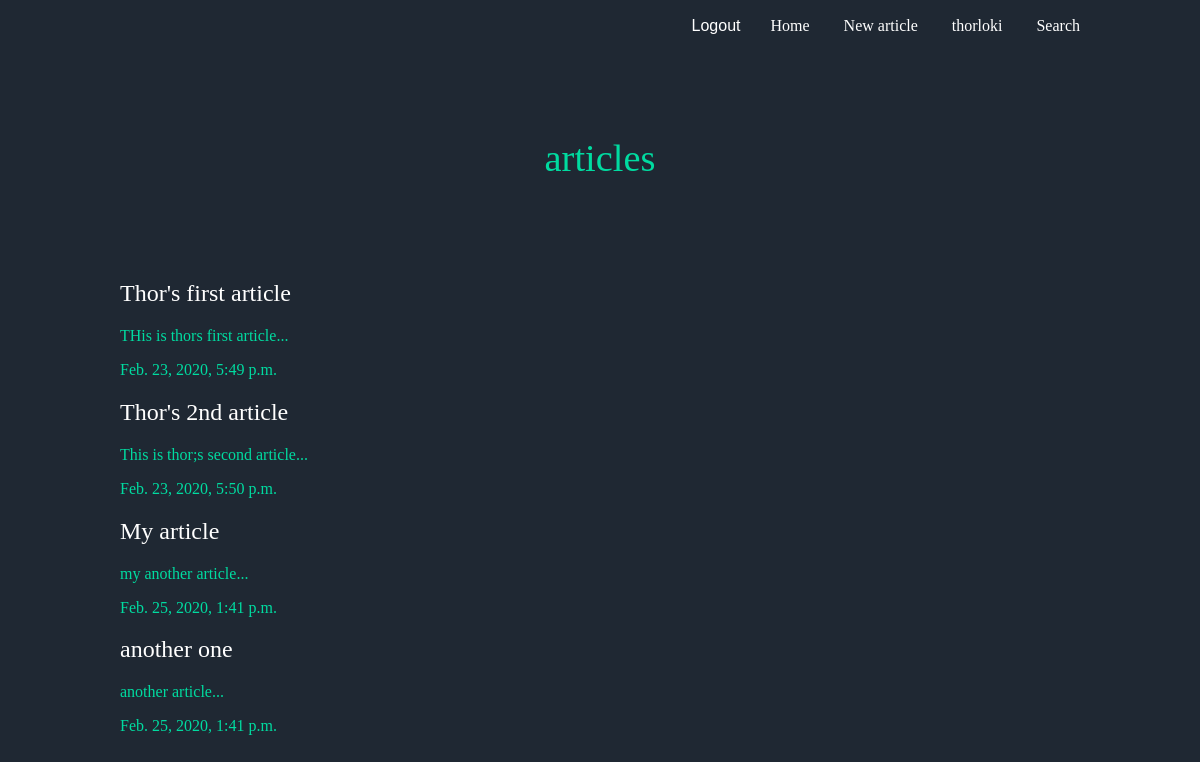
Page /articles/my_articles (signed in) on the committed database.
### articles/models.py (models this page shows)
class Article(models.Model):
    title = models.CharField(max_length=100)
    slug = models.SlugField()
    body = models.TextField()
    date = models.DateTimeField(auto_now_add=True)
    thumb = models.ImageField(default="default.png",blank=True)
    author = models.ForeignKey(User,default=None,on_delete=models.PROTECT)
    type = models.CharField(max_length=20)
    def __str__(self):
        return self.title
    def snippet(self):
        return self.body[:50] + "..."

### articles/views.py (the view)
# urls.py: path('my_articles',views.my_articles,name = 'my_articles'),
def my_articles(request):
    articles = Article.objects.filter(author=request.user)
    print(articles)
    return render(request, "articles/my_article.html",{'article':articles})

### articles/templates/articles/my_article.html
{% extends 'base_layout.html' %}
{% block content %}
<h1>articles  </h1>
<div class="wrapper">
        {% for article in article%}
            <div class="wrapper">
                <h2> <a href="{% url 'articles:detail' slug=article.slug %}"> {{article.title}}</a> </h2>
                <p>{{article.snippet}} </p>
                <p>{{article.date}} </p>
            </div>
        {% endfor %}
    </div>
{% endblock %}

### templates/base_layout.html (shortened to what this page needs)
{% load static %}
<!DOCTYPE html>
<html lang="en">
<head>
</head>
    <div class="wrapper">
        <nav>
            <ul>
                {% if user.is_authenticated%}
                <li>
                    <form class="logout-link" action="{% url 'accounts:logout'%}" method="post">
                        <button type="submit">Logout</button>
                    </form>
                </li>
                <li>
                    <a href="{% url 'articles:list' %}"> Home </a>
                    <a href="{% url 'articles:create' %}" style="margin-left: 30px">New article</a>
                    <a href="{% url 'articles:my_articles' %}" style="margin-left: 30px">{{ request.user.username}}</a>
                    <a href="{% url 'articles:search'  %}" style="margin-left: 30px"> Search</a>
                </li>
                {% else %}
                <li>
                    <a href="{% url 'accounts:login' %}">Login</a>
                     <a href="{% url 'accounts:signup' %}" style="margin-left: 30px">Signup</a>
                </li>
                {% endif %}
            </ul>
        </nav>
        {% block content%}
        {% endblock content%}
    </div>
</html>

### rows in the picture
Article: title "Thor's first article", snippet "THis is thors first article...", date "Feb. 23, 2020, 5:49 p.m."
Article: title "Thor's 2nd article", snippet "This is thor;s second article...", date "Feb. 23, 2020, 5:50 p.m."
Article: title "My article", snippet "my another article...", date "Feb. 25, 2020, 1:41 p.m."
Article: title "another one", snippet "another article...", date "Feb. 25, 2020, 1:41 p.m."

### other values in the picture
{{ request.user.username }} "thorloki"
